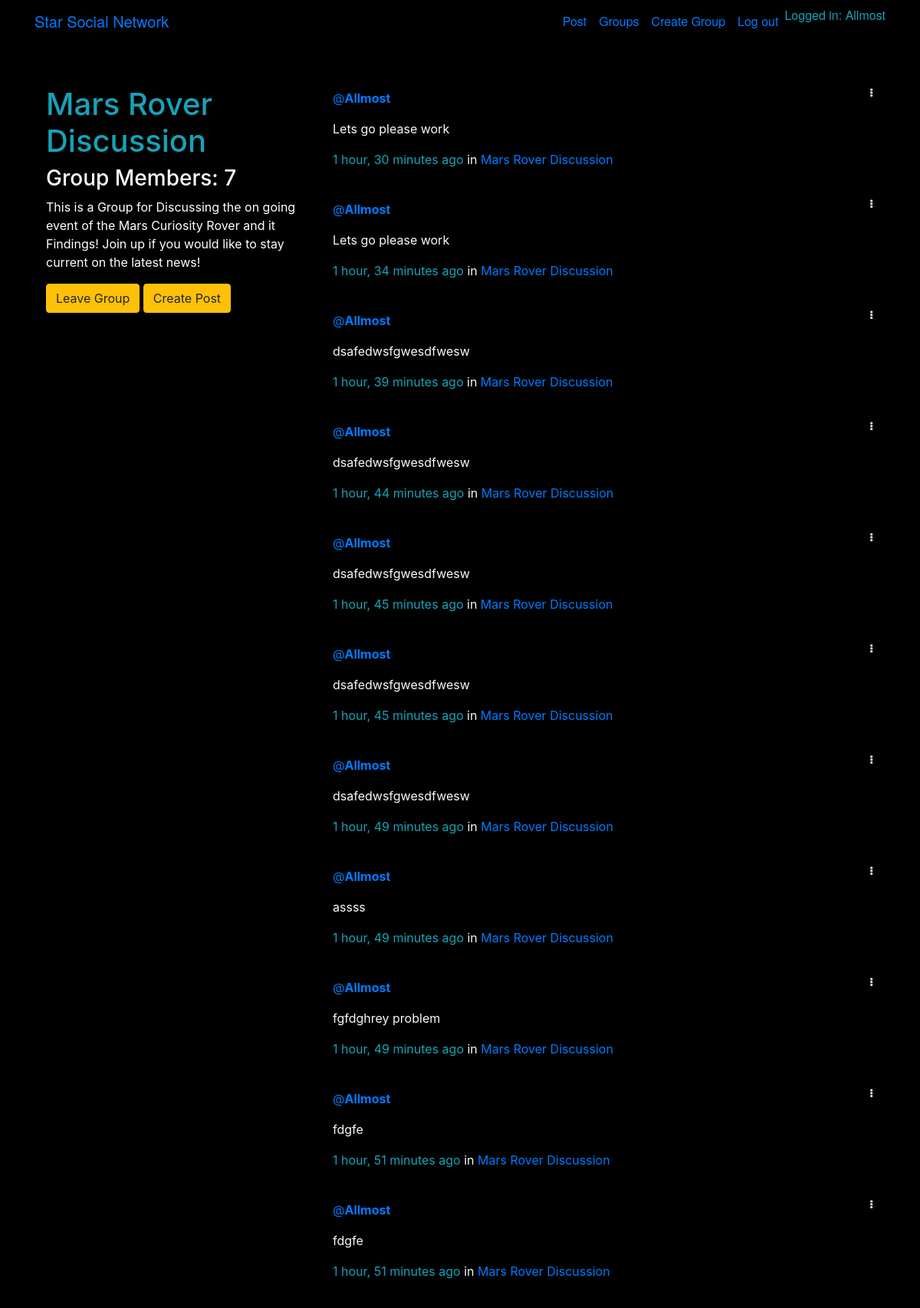
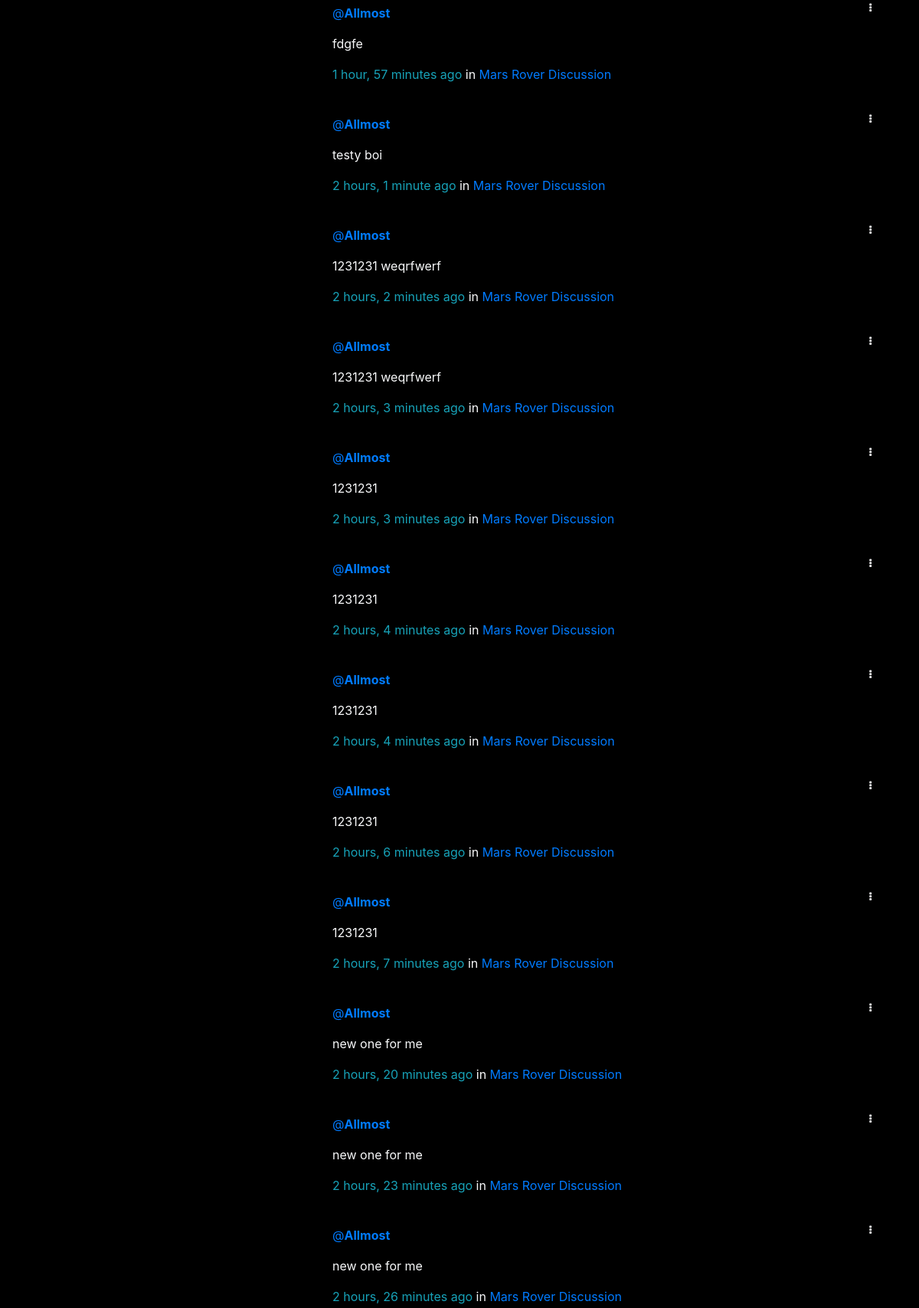
The page /groups/posts/in/mars-rover-discussion/ (signed in, upper part) on the database its author committed (2 pictures, top to bottom).
### groups/models.py (models this page shows, shortened)
class Group(models.Model):
    name = models.CharField(max_length=255,unique=True)
    slug = models.SlugField(allow_unicode = True,unique=True)
    description = models.TextField(blank=True, default='')
    description_html = models.TextField(editable=False, default='',blank= True)
    members = models.ManyToManyField(User,through='GroupMember')

### posts/models.py (models this page shows, shortened)
class Post(models.Model):
    user = models.ForeignKey(User,related_name='posts',on_delete=models.CASCADE)
    created_at = models.DateTimeField(auto_now_add=True)
    message = models.TextField()
    message_html = models.TextField(editable=False)
    group = models.ForeignKey(Group,related_name='posts',null = True,on_delete=models.CASCADE)
    class Meta:
        ordering = ['-created_at']
        unique_together = ['user','message']

### groups/views.py (the view)
# urls.py: path("posts/in/<slug>/",views.SingleGroup.as_view(),name="single"),
class SingleGroup(generic.DetailView):
    model = Group
    select_related = ("user", "group")
    class Meta:
        ordering = ['-created_at']

### groups/templates/groups/group_detail.html (shortened to what this page needs)
{% extends "groups/group_base.html" %}
{% block pregroup %}
<div class="pt-5  col-md-4 ">
  <h1 class="text-info">{{group.name}}</h1>
  <h3 >Group Members: {{group.members.count}}</h3>
  <div class=''style="max-width:400px;">
	<p>{{group.description|safe}}</p>
  </div>
  <div class="content ">
  	{% if user in group.members.all %}
  		<a href="{% url 'groups:leave' slug=group.slug %}" class="btn btn-warning"> Leave Group</a>
		<a href="{% url 'posts:create' %}" class="btn btn-warning">Create Post</a>
  	{% else %}
  		<a href="{% url 'groups:join' slug=group.slug %}" class="btn btn-warning"><span class="fa fa-check-circle-o"></span> Join</a>
  	{% endif %}
  </div>
  <br>
</div>
{% endblock %}
{% block group_content %}
<div id='' class=" pt-5 rounded col-md-8 " >
	{% if group.posts.count == 0 %}
	<h2>No posts in this group yet!</h2>
	{% else %}
		{% for post in group.posts.all %}
			{% include "posts/_post.html" %}
		{% endfor %}
	{% endif %}
</div>
{% endblock %}

### templates/base.html (shortened to what this page needs)
<!DOCTYPE html>
{% load static %}
{% load humanize %}
<html>
    <head>
    <link rel="stylesheet" href="https://stackpath.bootstrapcdn.com/bootstrap/4.1.3/css/bootstrap.min.css"
>
    <link href="https://maxcdn.bootstrapcdn.com/font-awesome/4.7.0/css/font-awesome.min.css" rel="stylesheet">
      <link rel="stylesheet" href= "{% static 'css/master.css'%}">
        <link rel="stylesheet" href="">
    </head>
    <body>
        <nav class="navbar navbar-expand-lg mynav" role="navigation" id="navbar" ;>
            <div class = 'container nasatext' >
                <a class="navbar-brand mynav " href="{% url 'home' %}">Star Social Network</a>
                    <div class=" collapse navbar-collapse " id="navbarSupportedContent1" >
                      <ul class = 'navbar-nav ml-auto'  >
                        {% if user.is_authenticated %}
                        <li class="nav-item active">
                          <a class="nav-link" href="{% url 'posts:create' %}" class="btn btn-simple">Post</a>
                        </li>
                          <li class="nav-item active">
                          <a class="nav-item nav-link" href="{% url 'groups:all' %}" class="btn btn-simple">Groups</a>
                        </li>
                          <li class="nav-item active">
                          <a class="nav-item nav-link" href="{% url 'groups:create' %}" class="btn btn-simple">Create Group</a>
                        </li>
                          <li class="nav-item active">
                          <a class="nav-item nav-link" href="{% url 'accounts:logout' %}" class="btn btn-simple">Log out</a>
                        </li>
                          <li class="nav-item active">
                          <a class="nav-item  text-info" href="{% url 'posts:for_user' username=user.username %}" class="btn btn-simple">Logged in: {{user.username}}</a>
                        </li>
                        {% endif %}
                      </ul>
                      </div>
            </div>
        </nav>
<div class="pt-2 mycontent">
    {% block content %}
    {% endblock %}
</div>
    </body>
</html>

### posts/templates/posts/_post.html (shortened to what this page needs)
<div class="post media ">
	<div class="media-body container text-light p-1 col-md-12 ">
		<a href="{% url 'posts:for_user' username=post.user.username %}">@<strong>{{ post.user.username }}</strong></a>
			{% if user.is_authenticated and post.user == user and not hide_delete %}
				<a class= "xbtn" href="{% url 'posts:delete' pk=post.pk %}" title="delete" class="btn btn-simple">
					<span class=" fa fa-ellipsis-v text-light" aria-hidden="true"></span>
				</a>
			{% endif %}
		<p class="media-heading nasatext">{{ post.message_html|safe|urlize }}</p>
			<time class="time text-info">{{ post.created_at | timesince}} ago</time>
			{% if post.group %}
			<span class="group-name">in <a href="{% url 'groups:all' %}">{{ post.group.name }}</a></span>
			{% endif %}
		<hr>
	</div>
</div>

### static/css/master.css (style rules this page uses)
body { margin: auto; max-width:1500px; background-color: black; color:white; }
html, body { height: 100%; width: 100%; max-width:1500px; background: rgb(0, 0, 0); margin: auto; }
#navbar { background-image: url("https://cdn.pixabay.com/photo/2016/06/05/07/59/stars-1436950_640.jpg"); }
.rounded { border-radius: 10px; }
.container { position: relative; }
.nasatext { font-family: "Titillium Web", "Helvetica Neue", "Helvetica", Arial, sans-serif; }
.xbtn { font-size: 10pt; margin-right: 2px; position:absolute; top:0; right:0; }

### rows shown on the page
Group: name "Mars Rover Discussion", members.count "7", description "This is a Group for Discussing the on going event of the Mars Curiosity Rover and it Findings! Join up if you would like to stay current on the latest news!"
Post: user.username "Allmost", message_html "Lets go please work", created_at "1 hour, 30 minutes", group.name "Mars Rover Discussion"
Post: user.username "Allmost", message_html "Lets go please work", created_at "1 hour, 34 minutes", group.name "Mars Rover Discussion"
Post: user.username "Allmost", message_html "dsafedwsfgwesdfwesw", created_at "1 hour, 39 minutes", group.name "Mars Rover Discussion"
Post: user.username "Allmost", message_html "dsafedwsfgwesdfwesw", created_at "1 hour, 44 minutes", group.name "Mars Rover Discussion"
Post: user.username "Allmost", message_html "dsafedwsfgwesdfwesw", created_at "1 hour, 45 minutes", group.name "Mars Rover Discussion"
Post: user.username "Allmost", message_html "dsafedwsfgwesdfwesw", created_at "1 hour, 45 minutes", group.name "Mars Rover Discussion"
Post: user.username "Allmost", message_html "dsafedwsfgwesdfwesw", created_at "1 hour, 49 minutes", group.name "Mars Rover Discussion"
Post: user.username "Allmost", message_html "assss", created_at "1 hour, 49 minutes", group.name "Mars Rover Discussion"
Post: user.username "Allmost", message_html "fgfdghrey problem", created_at "1 hour, 49 minutes", group.name "Mars Rover Discussion"
Post: user.username "Allmost", message_html "fdgfe", created_at "1 hour, 51 minutes", group.name "Mars Rover Discussion"
Post: user.username "Allmost", message_html "fdgfe", created_at "1 hour, 51 minutes", group.name "Mars Rover Discussion"
Post: user.username "Allmost", message_html "fdgfe", created_at "1 hour, 57 minutes", group.name "Mars Rover Discussion"
Post: user.username "Allmost", message_html "testy boi", created_at "2 hours, 1 minute", group.name "Mars Rover Discussion"
Post: user.username "Allmost", message_html "1231231 weqrfwerf", created_at "2 hours, 2 minutes", group.name "Mars Rover Discussion"
Post: user.username "Allmost", message_html "1231231 weqrfwerf", created_at "2 hours, 3 minutes", group.name "Mars Rover Discussion"
Post: user.username "Allmost", message_html "1231231", created_at "2 hours, 3 minutes", group.name "Mars Rover Discussion"
Post: user.username "Allmost", message_html "1231231", created_at "2 hours, 4 minutes", group.name "Mars Rover Discussion"
Post: user.username "Allmost", message_html "1231231", created_at "2 hours, 4 minutes", group.name "Mars Rover Discussion"
Post: user.username "Allmost", message_html "1231231", created_at "2 hours, 6 minutes", group.name "Mars Rover Discussion"
Post: user.username "Allmost", message_html "1231231", created_at "2 hours, 7 minutes", group.name "Mars Rover Discussion"
Post: user.username "Allmost", message_html "new one for me", created_at "2 hours, 20 minutes", group.name "Mars Rover Discussion"
Post: user.username "Allmost", message_html "new one for me", created_at "2 hours, 23 minutes", group.name "Mars Rover Discussion"
Post: user.username "Allmost", message_html "new one for me", created_at "2 hours, 26 minutes", group.name "Mars Rover Discussion"

### other values the page prints
{{ user.username }} "Allmost"
